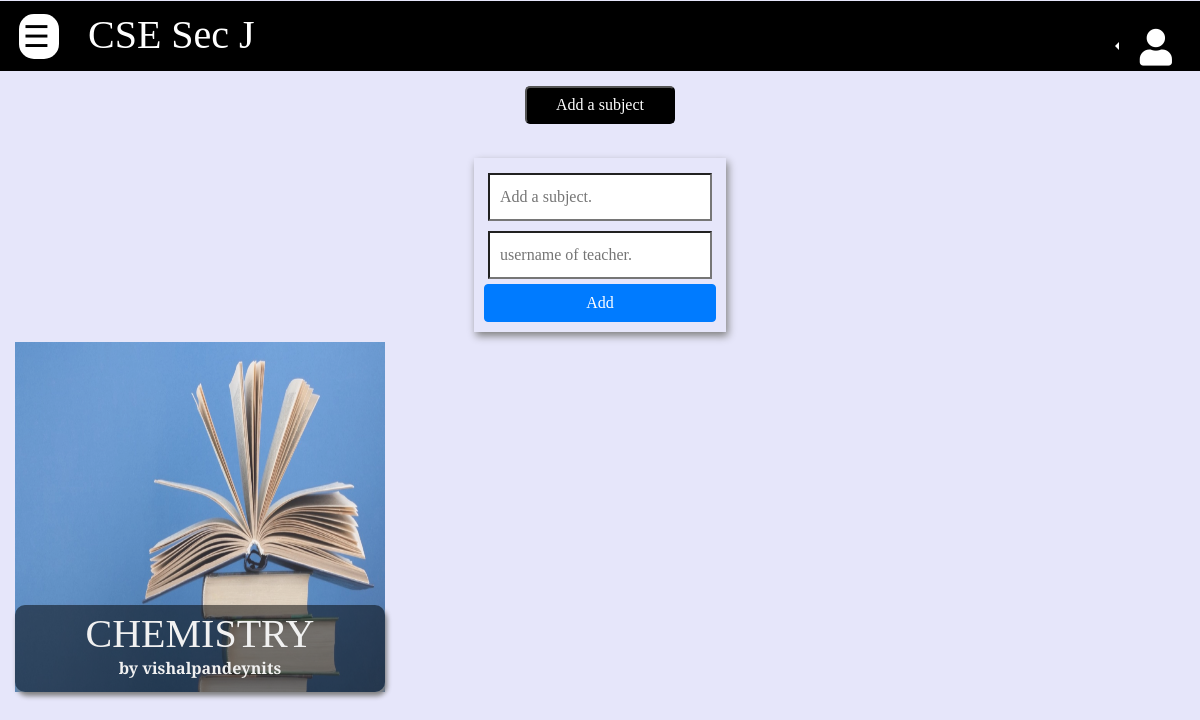
The app's page /guru/9ZXoBotpa4F/ (signed in) with its own data.
### basic/models.py (models this page shows, shortened)
class Classroom(models.Model):
	created_by = models.ForeignKey(User, on_delete = models.CASCADE,related_name='created_by')
	members = models.ManyToManyField(User)
	teacher = models.ManyToManyField(User, related_name='classroom_teachers')
	special_permissions = models.ManyToManyField(User, related_name= "special_permissions")
	pending_members = models.ManyToManyField(User,related_name='pending_members')
	classroom_pic = models.ImageField(default="classroom.jpg",upload_to="classrooms/",null=True)
	class_name = models.CharField(max_length = 100)
	description = models.TextField(null=True, blank=True)
	created_on = models.DateTimeField(auto_now_add=True)
	unique_id = models.CharField(max_length=16,unique=True)
	need_permission = models.BooleanField(default=True)

class Subject(models.Model):
	classroom = models.ForeignKey(Classroom, on_delete = models.CASCADE)
	subject_name = models.CharField(max_length=50)
	teacher = models.ForeignKey(User,on_delete=models.CASCADE,related_name="teacher")
	upload_permission = models.ManyToManyField(User,related_name="upload_permitted")
	subject_pic = models.ImageField(upload_to="subject_content/",default="book.jpg")
	description = models.TextField(null=True,blank=True)
	def __str__(self):
		return self.subject_name

### basic/views.py (the view)
# urls.py: path('guru/<unique_id>/',subjects,name="subjects"),
@login_required
def subjects(request, unique_id, form = None):
    classroom = Classroom.objects.get(unique_id=unique_id)
    if member_check(request.user,classroom):
        members = classroom.members.all()
        subjects = Subject.objects.all().filter(classroom=classroom)
        subject_teacher_check = Classroom.objects.filter(teacher=request.user).exists()
        admin_check = classroom.special_permissions.filter(username = request.user.username).exists()
        classes = Classroom.objects.all().filter(members=request.user)
        is_teacher = subject_teacher_check or admin_check
        if admin_check:
            if request.method=="POST":
                form = SubjectForm(request.POST)
                if form.is_valid():
                    subject=form.save(commit=False)
                    subject.classroom=classroom
                    try:
                        teacher = User.objects.get(username=request.POST.get('teacher'))
                        if not teacher and not members.filter(username=teacher.username).exists():
                            messages.add_message(request,messages.WARNING,"This user is not a\
                             member of this class. Tell him to join this classroom first.")
                        else:
                            subject.teacher = teacher
                            subject.save()
                            subject.upload_permission.add(teacher)
                            messages.add_message(request,messages.INFO,"Subject added")
                            classroom.teacher.add(teacher)
                            return redirect(f'/guru/{unique_id}/')
                    except User.DoesNotExist:
                        messages.add_message(request,messages.WARNING,"No such User exists.")
            else:
                form = SubjectForm()
        params = {
            'subjects':subjects,
            'form':form,
            'classroom':classroom,
            'is_teacher':is_teacher,
            'classes':classes,
            }
        return render(request,'subjects.html',params)

### basic/forms.py
class SubjectForm(forms.ModelForm):
	class Meta:
		model = Subject
		fields = ['subject_name']

### basic/views.py (called while the page is built)
def member_check(user,classroom):
    member = classroom.members.all().filter(username=user.username)
    if member:
        return True
    raise Http404()

### templates/subjects.html (shortened to what this page needs)
{% extends 'base.html' %}
{% load static %}
{% load crispy_forms_tags %}
{% block content %}
<div>
	{% include 'navigation.html' %}
	<div id="vue-container" class="container-fluid">
		{% if form %}
		<div style="display:flex;justify-content: center;">
			<center>
				<button @click="addSubject" id="add-subject-btn"> Add a subject</button>
			<center><br>
			<div v-if="addform" id="subject-add-form">
				<form  action="/guru/{{classroom.unique_id}}/"
					method="POST" enctype="multipart/form-data">
					<input type="text" name="subject_name" placeholder="Add a subject."
						 maxlength="50" required id="id_subject_name"><br>
					<input type="text" name="teacher" placeholder="username of teacher."><br>
					<button class="btn btn-block btn-primary" type="submit">Add </button>
				</form>
			</div>
		</div>
		{% endif %}
		{% if subjects %}
		<div v-if="subjects" class="row">
			{% for subject in subjects %}
			<div class="col-xs-12 col-md-6 col-lg-4">
				<a class="text-center" style="color:white;"
					href="{% url 'resources' classroom.unique_id subject.id  %}">
				<div class="subject-container">
				  <img src="{{subject.subject_pic.url }}" alt="Notebook" style="width:100%;height:350px;">
				  <div class="content">
					    <h1>{{ subject|upper }}</h1>
					    <p>by {{subject.teacher }}</p>
				  </div>
				</div>
				</a>
			</div>
			{% endfor %}
		</div>
		{% endif %}
	</div>
</div>
{% endblock %}

### templates/navigation.html (shortened to what this page needs)
<div class="row" >
  <div class="col-12">
    <div style="background:black;height:70px;" class="p-1">
      <span class="pl-1 mr-4" id="openNav" onclick="openNav()">
        &#9776;
      </span>
      {% if classroom %}
      <span  style="font-size:2.5em;color:white;">
        &nbsp; <span class="pt-4">{{ classroom.class_name }}</span>
      </span>
      {% endif %}
      {% if user.is_authenticated %}
      <div style="color:white;"  class="float-right mx-2 mt-2">
        <div class="btn-group">
          <div class="btn-group dropleft" role="group">
            <button type="button" style="border:none;outline:none;" data-toggle="dropdown" aria-haspopup="true"
                  class="btn btn-secondary bg-transparent dropdown-toggle bg-transparent dropdown-toggle-split"
                  aria-expanded="false">
            </button>
          </div>
          <a style="color:white;font-size:2.3em;" class="float-right mx-2 mt-2"
              href="{% url 'profile' user.username %}">
            <i class="fas fa-user mr-2"></i>
          </a>
        </div>
      </div>
      {% endif %}
      </div>
    </div>
</div>

### static/css/home.css (style rules this page uses)
html * { font-family: 'Bitter', serif; scroll-behavior: smooth; box-sizing: border-box; }
#openNav { background:black; color:white; font-size:30px; cursor:pointer; width:40px; border-radius:15px; border-color:white; display: inline; float:left; position:relative; top:9px; left:15px; background:white; color:black; }

### static/css/listpage.css (style rules this page uses)
.content { background:#F8F8FF; margin-top:12px; padding: 20px; box-shadow: 2px 4px 5px grey; border-radius: 10px; }
a:link { text-decoration: none; }

### static/css/homepage.css (style rules this page uses)
.subject-container { position: relative; max-width: 800px; margin: 10px auto; line-height: 5px; }
.subject-container img { vertical-align: middle; opacity: 0.8; transition:opacity 0.4s, transform 0.4s; }
.subject-container .content { position: absolute; bottom: 0; background: rgba(0, 0, 0, 0.5); color: #f1f1f1; width: 100%; padding: 5px; font-weight: bolder; }
#subject-add-form { padding:10px; box-shadow:2px 4px 8px grey; }
#subject-add-form input { padding:10px; background:white; margin:5px 4px; }
#add-subject-btn { width:150px; color:white; border-radius:5px; background:black; text-align:center; padding:5px 10px; margin:10px 0px; }

### records on screen
Classroom: class_name "CSE Sec J"
Subject: subject_pic (picture), subject_name "CHEMISTRY", teacher "vishalpandeynits"
